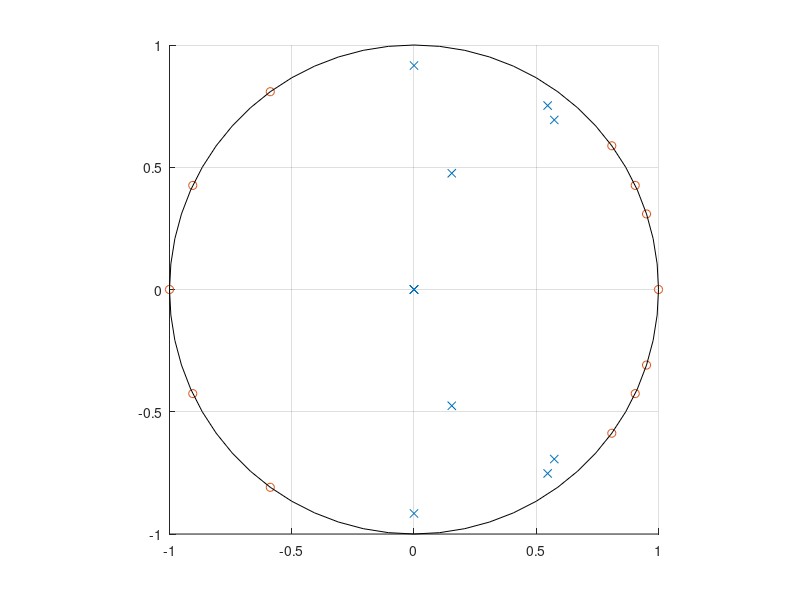
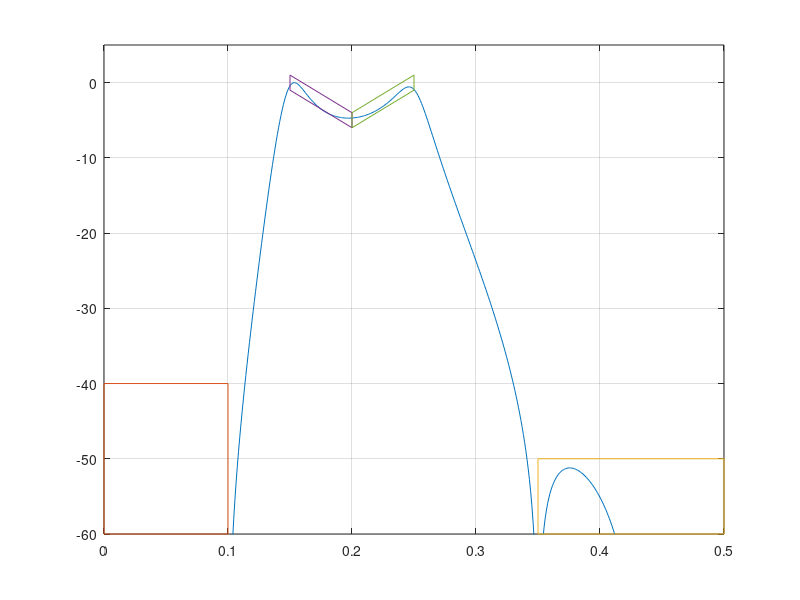

MATLAB code to generate these figures, in order:
%% Lab 3 - Task 2

%This function is designed to take pole and zeros in the z-plane and create
%a filter based on those poles.  Our specific filter was required to
%attenuate -40dB at frequencies below f = .1 and -50dB at frequencies above
%f = .35.  In the .15 < f < .25 band, there is a pass band which must fit
%the graph given in the lab manual.

N = 1024;
f = linspace(0,1,N);
w = 2*pi*f;
z = exp(j*w);




iir_poles =[
    .9 * exp(j*2*pi*.14*[1 -1]), ...
    .93 * exp(j*2*pi*.15*[1 -1]), ...
    .5 * exp(j*2*pi*.2*[1 -1]), ...
    .916 * exp(j*2*pi*.25*[1 -1]), ...
    0 * exp(j*2*pi*.25*[1 -1]), ...
    0 * exp(j*2*pi*.35*[1 -1])
];

iir_zeros =[
   	1, ...
    -1, ...
    exp(j*2*pi*.05*[1 -1]), ...
    exp(j*2*pi*.07*[1 -1]), ...
    exp(j*2*pi*.1*[1 -1]), ...
    exp(j*2*pi*.35*[1 -1]), ...
    exp(j*2*pi*.43*[1 -1]), ...
];

num = poly(iir_zeros);
den = poly(iir_poles);
hold on;
plot(iir_poles, 'x');
plot(iir_zeros, 'o');
rectangle('Position',[-1 -1 2 2],'Curvature',[1 1]);
grid;
axis square;

k = 1/(max(abs(polyval(num,z)./polyval(den,z))));

H = 20*log10(k*abs(polyval(num,z)./polyval(den,z)));

figure;
plot(f,H);
hold on;
grid on;
xlim([0 .5]);
ylim([-60, 5]);

%% Geometric Limits for Gain
plot([0 .1 .1 0 0],[-40 -40 -60 -60 -40])
plot([.35 .5 .5 .35 .35],[-50 -50 -60 -60 -50])

plot([.15 .2 .2 .15 .15],[1 -4 -6 -1 1])
plot([.2 .25 .25 .2 .2],[-4 1 -1 -6 -4]);


[sos,g] = zp2sos(num,den,k,'Up');
